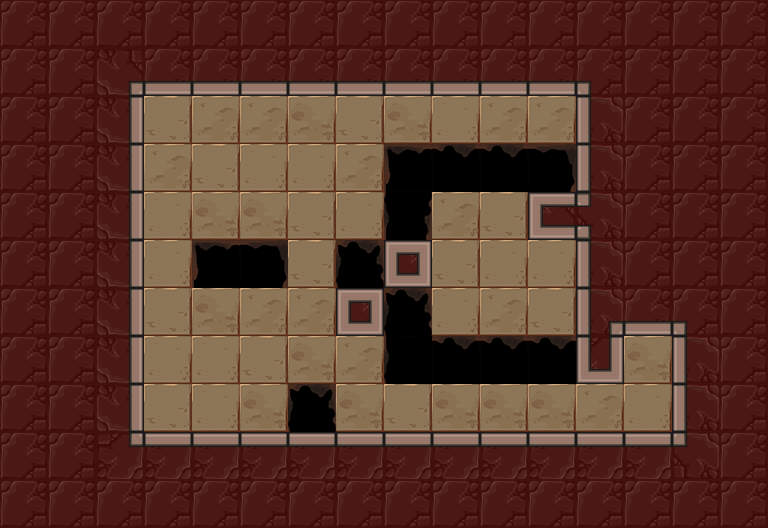

Below is a game level as drawn by its tile map, then a one-line description and the .tmx that defines it (tile-layer data replaced by summaries):
An orthogonal 16x11 tile map with 48x48 px tiles, 3 tile layers (Floor, Holes, Walls), 6 tilesets and 12 objects (8x mirror, lightSwitch, lightOrb, player_start, exit).

<map version="1.0" orientation="orthogonal" renderorder="right-down" width="16" height="11" tilewidth="48" tileheight="48" nextobjectid="131">
 <tileset firstgid="1" name="walls" tilewidth="48" tileheight="48" tilecount="42">
  <image source="../../images/kongregate_release/wall_sheet.png" width="336" height="288" />
 </tileset>
 <tileset firstgid="43" name="exit" tilewidth="48" tileheight="48" tilecount="12">
  <image source="../../images/kongregate_release/gate_sheet.png" width="192" height="144" />
 </tileset>
 <tileset firstgid="55" name="floors" tilewidth="48" tileheight="48" tilecount="4">
  <image source="../../images/kongregate_release/floor_sheet.png" width="192" height="48" />
 </tileset>
 <tileset firstgid="59" name="holes" tilewidth="48" tileheight="48" tilecount="24">
  <image source="../../images/kongregate_release/hole_sheet.png" width="288" height="192" />
 </tileset>
 <tileset firstgid="83" name="mirrors" tilewidth="48" tileheight="48" tilecount="4">
  <image source="../../images/kongregate_release/mirror_sheet.png" width="96" height="96" />
 </tileset>
 <tileset firstgid="87" name="orb_sheet" tilewidth="48" tileheight="48" tilecount="9">
  <image source="../../images/kongregate_release/orb_sheet.png" width="144" height="144" />
 </tileset>
 <layer name="Floor" width="16" height="11">
  <properties>
   <property name="tileset" value="floors" />
  </properties>
  <data>[176 cells, 49 non-empty, 4 distinct tile ids]</data>
 </layer>
 <layer name="Holes" width="16" height="11">
  <properties>
   <property name="tileset" value="holes" />
  </properties>
  <data>[176 cells, 14 non-empty, 6 distinct tile ids]</data>
 </layer>
 <layer name="Walls" width="16" height="11">
  <properties>
   <property name="tileset" value="walls" />
  </properties>
  <data>[176 cells, 113 non-empty, 14 distinct tile ids]</data>
 </layer>
 <objectgroup name="Objects" visible="0" />
 <objectgroup name="Mirrors">
  <object id="119" type="mirror" gid="84" x="432" y="240" width="48" height="48">
   <properties>
    <property name="sides" value="1" />
   </properties>
  </object>
  <object id="120" type="mirror" gid="2147483732" x="432" y="288" width="48" height="48">
   <properties>
    <property name="sides" value="1" />
   </properties>
  </object>
  <object id="121" type="mirror" gid="84" x="288" y="384" width="48" height="48">
   <properties>
    <property name="sides" value="1" />
   </properties>
  </object>
  <object id="122" type="mirror" gid="2147483732" x="288" y="288" width="48" height="48">
   <properties>
    <property name="sides" value="1" />
   </properties>
  </object>
  <object id="123" type="mirror" gid="1073741908" x="240" y="336" width="48" height="48">
   <properties>
    <property name="sides" value="1" />
   </properties>
  </object>
  <object id="124" type="mirror" gid="1073741908" x="192" y="384" width="48" height="48">
   <properties>
    <property name="sides" value="1" />
   </properties>
  </object>
  <object id="125" type="mirror" gid="1073741908" x="480" y="288" width="48" height="48">
   <properties>
    <property name="sides" value="1" />
   </properties>
  </object>
  <object id="126" type="mirror" gid="84" x="480" y="336" width="48" height="48">
   <properties>
    <property name="sides" value="1" />
   </properties>
  </object>
 </objectgroup>
 <objectgroup name="Light">
  <object id="127" type="lightSwitch" gid="87" x="528" y="288" width="48" height="48" />
  <object id="128" type="lightOrb" gid="91" x="144" y="288" width="48" height="48">
   <properties>
    <property name="direction" value="16" />
   </properties>
  </object>
 </objectgroup>
 <objectgroup color="#141ba4" name="player_start">
  <object id="129" type="player_start" x="144" y="384" width="48" height="48">
   <properties>
    <property name="direction_facing" value="16" />
    <property name="initial_zoom" value="0.7" />
   </properties>
  </object>
 </objectgroup>
 <objectgroup color="#71a400" name="Exit">
  <object id="130" type="exit" gid="43" x="624" y="384" width="48" height="48" />
 </objectgroup>
</map>
